Frame 1 (no input): blank canvas, image omitted
Frame 60 (no input): blank canvas, image omitted
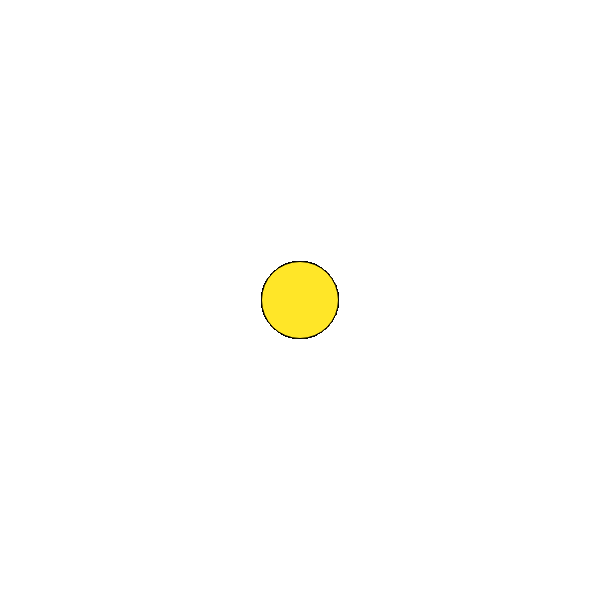
Frame 120 (the mouse pressed at the canvas centre since frame 60)

The p5.js sketch whose frames 1 and 60 were blank and that drew this single picture after the mouse press (run headless with seeded random() and noise() and a simulated clock; from frame 60 on, the mouse is pressed at the canvas centre):

// p5.js sketch
// ── sketch.js
function setup() {
  createCanvas(600, 600);
  background(333);
}

function draw() {
  if (mouseIsPressed) {
    fill((256), random(256),random (200));
    ellipse(mouseX, mouseY, 77, 77);
  }
  
  if (keyIsPressed) {
    background(333);
  }
}
